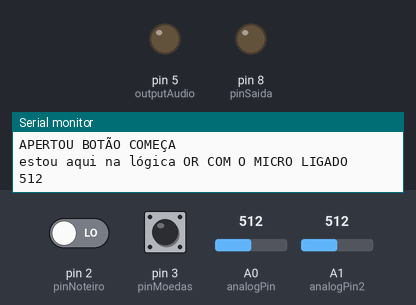
This sketch was run on a simulated Arduino Uno, built with avr-gcc and run on an emulated ATmega328P. Shown: output pins drawn as LEDs (lit = HIGH), the last lines printed to the serial monitor. The inputs (shaded band) are chosen by the test bench; at power-on: A0 (analogPin) = 512, A1 (analogPin2) = 512, pin 2 (pinNoteiro) LOW, pin 3 (pinMoedas) HIGH.

Above: at 1.2 s.
1.3 s: A0 (analogPin) set to 90
4.3 s: A1 (analogPin2) set to 893
7.3 s: A1 (analogPin2) set to 912
8.8 s: pin 2 (pinNoteiro) driven HIGH
11.8 s: pin 3 (pinMoedas) pulled LOW for 0.15 s
At 13.17 s:
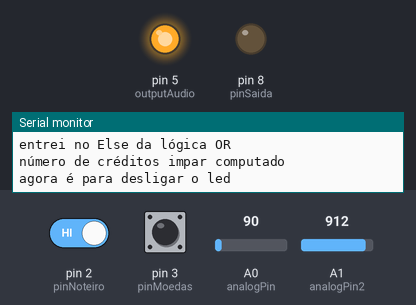
14.5 s: pin 3 (pinMoedas) pulled LOW for 1 s
Timing chart, 0 to 29.9 s (numbered marks = the images above; inputs shaded):
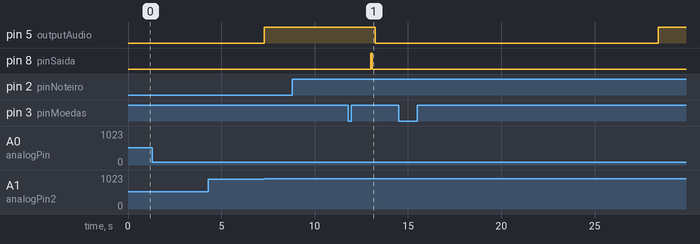

Measured:
- after the input at 11.8 s, pin 5 (outputAudio): HIGH → LOW after 1.5 s; pin 8 (pinSaida): LOW → HIGH after 1.2 s, → LOW 0.10 s later

The sketch:

arduino_noteira.ino
```cpp
// DEFINIÇÕES
#define pinNoteiro 2 // pino de interrupção do noteiro
#define pinMoedas 3 // pino de interrupção das moedas
#define pinSaida 8 // pino de saída que dá os créditos.
#define inputAudio 7 // define o pino que recebe se há sinal de audio saindo do computador
#define outputAudio 5 // Define o pino que dá o sinal de alto quando há saída de som do computador
// DECLARAÇÃO DE VARIÁVEIS GLOBAIS
int creditoInserido = 0;
int contador_pulso = 0;
int resto_contador = 0;
int val=0;
int analogPin = A0; // Define a leitura analógica
int analogPin2 = A1; // Define a leitura analógica do botão começa
int valor_analogico = 0;
int valor_analogico_botao_comeca = 1000;
int logica_or_para_funcionamento_micro_A = 0;
int logica_or_para_funcionamento_micro_B = 0;
int logica_or_para_funcionamento_micro_C = 0;
unsigned long espera_rodar_noteira=1000; //Espera 1 segundo após o início da noteira
unsigned long tempoAtual = millis();
unsigned long tempoInicial =0; // cronômetro utilizado no programa que faz a contagem das moedas
unsigned long cronometro_audio = millis();
unsigned long cronometro_microfone_credito = millis ();
unsigned long espera_tempo_audio = 6000; // espera 6 segundos após acabar o sinal de áudio
unsigned long espera_tempo_cronometro_microfone_credito = 15000;// tempo que o microfone fica aberto após colocar crédito

///////////////VARIÁVEIS
void setup() {
  Serial.begin(9600);
  pinMode(pinNoteiro, INPUT);
  pinMode (pinMoedas, INPUT_PULLUP);
  pinMode(pinSaida, OUTPUT);
  pinMode ( inputAudio,INPUT);
  pinMode (outputAudio,OUTPUT);
  attachInterrupt(digitalPinToInterrupt(pinNoteiro), leituraNoteiro, RISING);
  attachInterrupt(digitalPinToInterrupt(pinMoedas), leituraMoedinhas, FALLING);
}
//*****************SETUP***********//

void leituraNoteiro()
{
  contador_pulso++;
  tempoInicial = millis();
  Serial.println("a interrupção funcionou! "); //APAGAR NO PROGRAMA EM PRODUÇÃO
  //Serial.println (tempoInicial); // APAGAR NO PROGRAMA EM PRODUÇÃO
}

void leituraMoedinhas()
{
   static unsigned long last_interrupt_time = 0; //gambiarra para evitar erro de boucing
   unsigned long interrupt_time = millis(); // continuação da gambi para o erro de bouncing
   Serial.println ("entrou na interrupção");
   if (interrupt_time - last_interrupt_time > 400)
   {
   Serial.println("MOEDINHAS EM HIGH, é para estar em LOW"); //APAGAR NO PROGRAMA EM PRODUÇÃO
   contador_pulso++;
   tempoInicial = millis();
   last_interrupt_time = interrupt_time;
   }

}
void loop (){
  //delay (5000);
  valor_analogico=0;
  valor_analogico_botao_comeca = 1000;
  valor_analogico_botao_comeca = analogRead(analogPin2);
  valor_analogico = analogRead (analogPin);
  Serial.println(valor_analogico_botao_comeca);

 // val= digitalRead (inputAudio);
  if ( valor_analogico > 100) //aqui tá lendo o valor de áudio da saída do PC.
     {
     logica_or_para_funcionamento_micro_B = 1;
   logica_or_para_funcionamento_micro_C =0;
    digitalWrite (outputAudio, LOW);
    cronometro_audio = millis();
   Serial.println ("Saída audio em high");
   valor_analogico = 0;
      }
      //$$$$$$$$$$$$$$AQUI VEM A PARTE ADICIONADA DE CÓDIGO
  if ( valor_analogico_botao_comeca < 900) // Aqui vê se o botão "começa" atinge o limite
     {
     logica_or_para_funcionamento_micro_C = 1;
    //digitalWrite (outputAudio, HIGH);
    //cronometro_audio = millis();
   Serial.println ("APERTOU BOTÃO COMEÇA");
   valor_analogico_botao_comeca = 1000;
      }

// Aqui vem a gambiarra que faz funcionar o microfone só quando coloca crédito, por 20 segundos
if (millis () - cronometro_microfone_credito > espera_tempo_cronometro_microfone_credito)
{
   // digitalWrite (outputAudio, LOW);
    logica_or_para_funcionamento_micro_A = 0;
  logica_or_para_funcionamento_micro_C = 0;
  valor_analogico_botao_comeca = 10000; // aqui também reseta o botão começa
    Serial.println ("saída de áudio low por causa das moedas");
    valor_analogico = 0;
}

//Esse aqui é para deixar em 0V depois que acaba a música.
 if (millis() - cronometro_audio > espera_tempo_audio)
  {

    //digitalWrite (outputAudio, LOW);
    logica_or_para_funcionamento_micro_B=0;
    Serial.println ("Saída audio em LOOOW");
    valor_analogico = 0;
  }
//aqui vem a lógica para funcionar o áudio tanto quando colocar crédito, quanto quando a música começar
  if ((logica_or_para_funcionamento_micro_A * logica_or_para_funcionamento_micro_C == 1) || (logica_or_para_funcionamento_micro_B == 1))
  {
    digitalWrite(outputAudio,LOW);
    Serial.println( "estou aqui na lógica OR COM O MICRO LIGADO");
  }
  else
  {
  digitalWrite (outputAudio,HIGH);
  Serial.println("entrei no Else da lógica OR");
  }


  if(millis() - tempoInicial  > espera_rodar_noteira)
 { //Serial.println ( tempoInicial);
   //Serial.println (millis());
   tempoInicial = millis();
  if (contador_pulso > 1)
  {
    resto_contador = contador_pulso % 2;
    if (resto_contador ==0)
      {
       delay (100);
       for  ( int i = 0; i < contador_pulso/2; i = i+1)
       {
          digitalWrite(pinSaida, HIGH);
          Serial.println("número de créditos impar computado");
          delay(100);
          Serial.println("agora é para desligar o led");
          digitalWrite(pinSaida, LOW);
          delay (100);
          resto_contador=0;
          // *******************AQUI VEM A GAMBIARRA PARA FUNCIONAR O ÁUDIO DO PC via créditos
          //digitalWrite (outputAudio, HIGH); precisa desabilitar, porque se não a lógica "or" não funciona
          logica_or_para_funcionamento_micro_A = 1;
          cronometro_microfone_credito = millis();
         // cronometro_audio = millis(); // Não colocar Precisa colocar isso aquim se não vai disparar o cronômetro do áudio
          Serial.println ("aqui estou ligando o microfone, porque inseriram créditos impar");
       }
       Serial.println("CONTADOR DE PULSO =0");
       contador_pulso=0;
      }
    if (resto_contador >0)
      {
         delay (100);
         for  ( int i = 0; i < contador_pulso/2; i = i+1)
        {
         digitalWrite(pinSaida, HIGH);
         Serial.println("CREDITOU MOEDINHAS");
         delay(100);
         Serial.println("agora é para desligar o led");
         digitalWrite(pinSaida, LOW);
         delay (100);
         resto_contador = 0;
         // **********************AQUI VEM A GAMBIARRA PARA FUNCIONAR O ÁUDIO DO PC via créditos
          logica_or_para_funcionamento_micro_A = 1;
          //digitalWrite (outputAudio, HIGH); precisa desabilitar, porque se não a lógica "or" não funciona
          cronometro_microfone_credito = millis();
          Serial.println ("aqui estou ligando o microfone, porque inseriram MOEDITAS");
       }
     delay (100);
     contador_pulso = 1;
       Serial.println ("saiu do delay de 5 Segundos ");
      }

  }

  }


}
```
